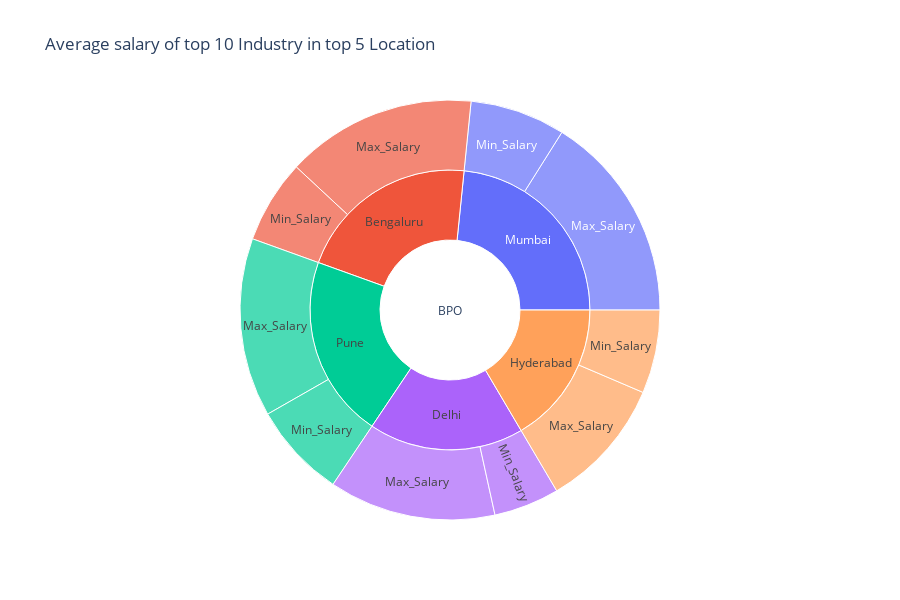

The cell this chart's notebook holds for it:
### Code cell
classy = top_10_avg_sal_industry_location.melt(id_vars = ["Industry", "Location"], var_name = "Salaries")
px.sunburst(data_frame = classy, path = ["Industry", "Location", "Salaries"],values = "value", title = "Average salary of top 10 Industry in top 5 Location", height = 600)

### Figure 1 — Plotly figure (JSON) as saved in the notebook; plotly's stock layout.template omitted (floating-point values rounded to 4 significant figures)
{"data": [{"branchvalues": "total", "domain": {"x": [0, 1], "y": [0, 1]}, "hovertemplate": "labels=%{label}<br>value=%{value}<br>parent=%{parent}<br>id=%{id}<extra></extra>", "ids": ["BPO/Bengaluru/Max_Salary", "BPO/Delhi/Max_Salary", "BPO/Hyderabad/Max_Salary", "BPO/Mumbai/Max_Salary", "BPO/Pune/Max_Salary", "BPO/Bengaluru/Min_Salary", "BPO/Delhi/Min_Salary", "BPO/Hyderabad/Min_Salary", "BPO/Mumbai/Min_Salary", "BPO/Pune/Min_Salary", "BPO/Bengaluru", "BPO/Delhi", "BPO/Hyderabad", "BPO/Mumbai", "BPO/Pune", "BPO"], "labels": ["Max_Salary", "Max_Salary", "Max_Salary", "Max_Salary", "Max_Salary", "Min_Salary", "Min_Salary", "Min_Salary", "Min_Salary", "Min_Salary", "Bengaluru", "Delhi", "Hyderabad", "Mumbai", "Pune", "BPO"], "name": "", "parents": ["BPO/Bengaluru", "BPO/Delhi", "BPO/Hyderabad", "BPO/Mumbai", "BPO/Pune", "BPO/Bengaluru", "BPO/Delhi", "BPO/Hyderabad", "BPO/Mumbai", "BPO/Pune", "BPO", "BPO", "BPO", "BPO", "BPO", ""], "type": "sunburst", "values": [400000, 350000, 275000, 437500, 375000, 175000, 137500, 175000, 200000, 200000, 575000, 487500, 450000, 637500, 575000, 2725000]}], "layout": {"height": 600, "legend": {"tracegroupgap": 0}, "title": {"text": "Average salary of top 10 Industry in top 5 Location"}}}
